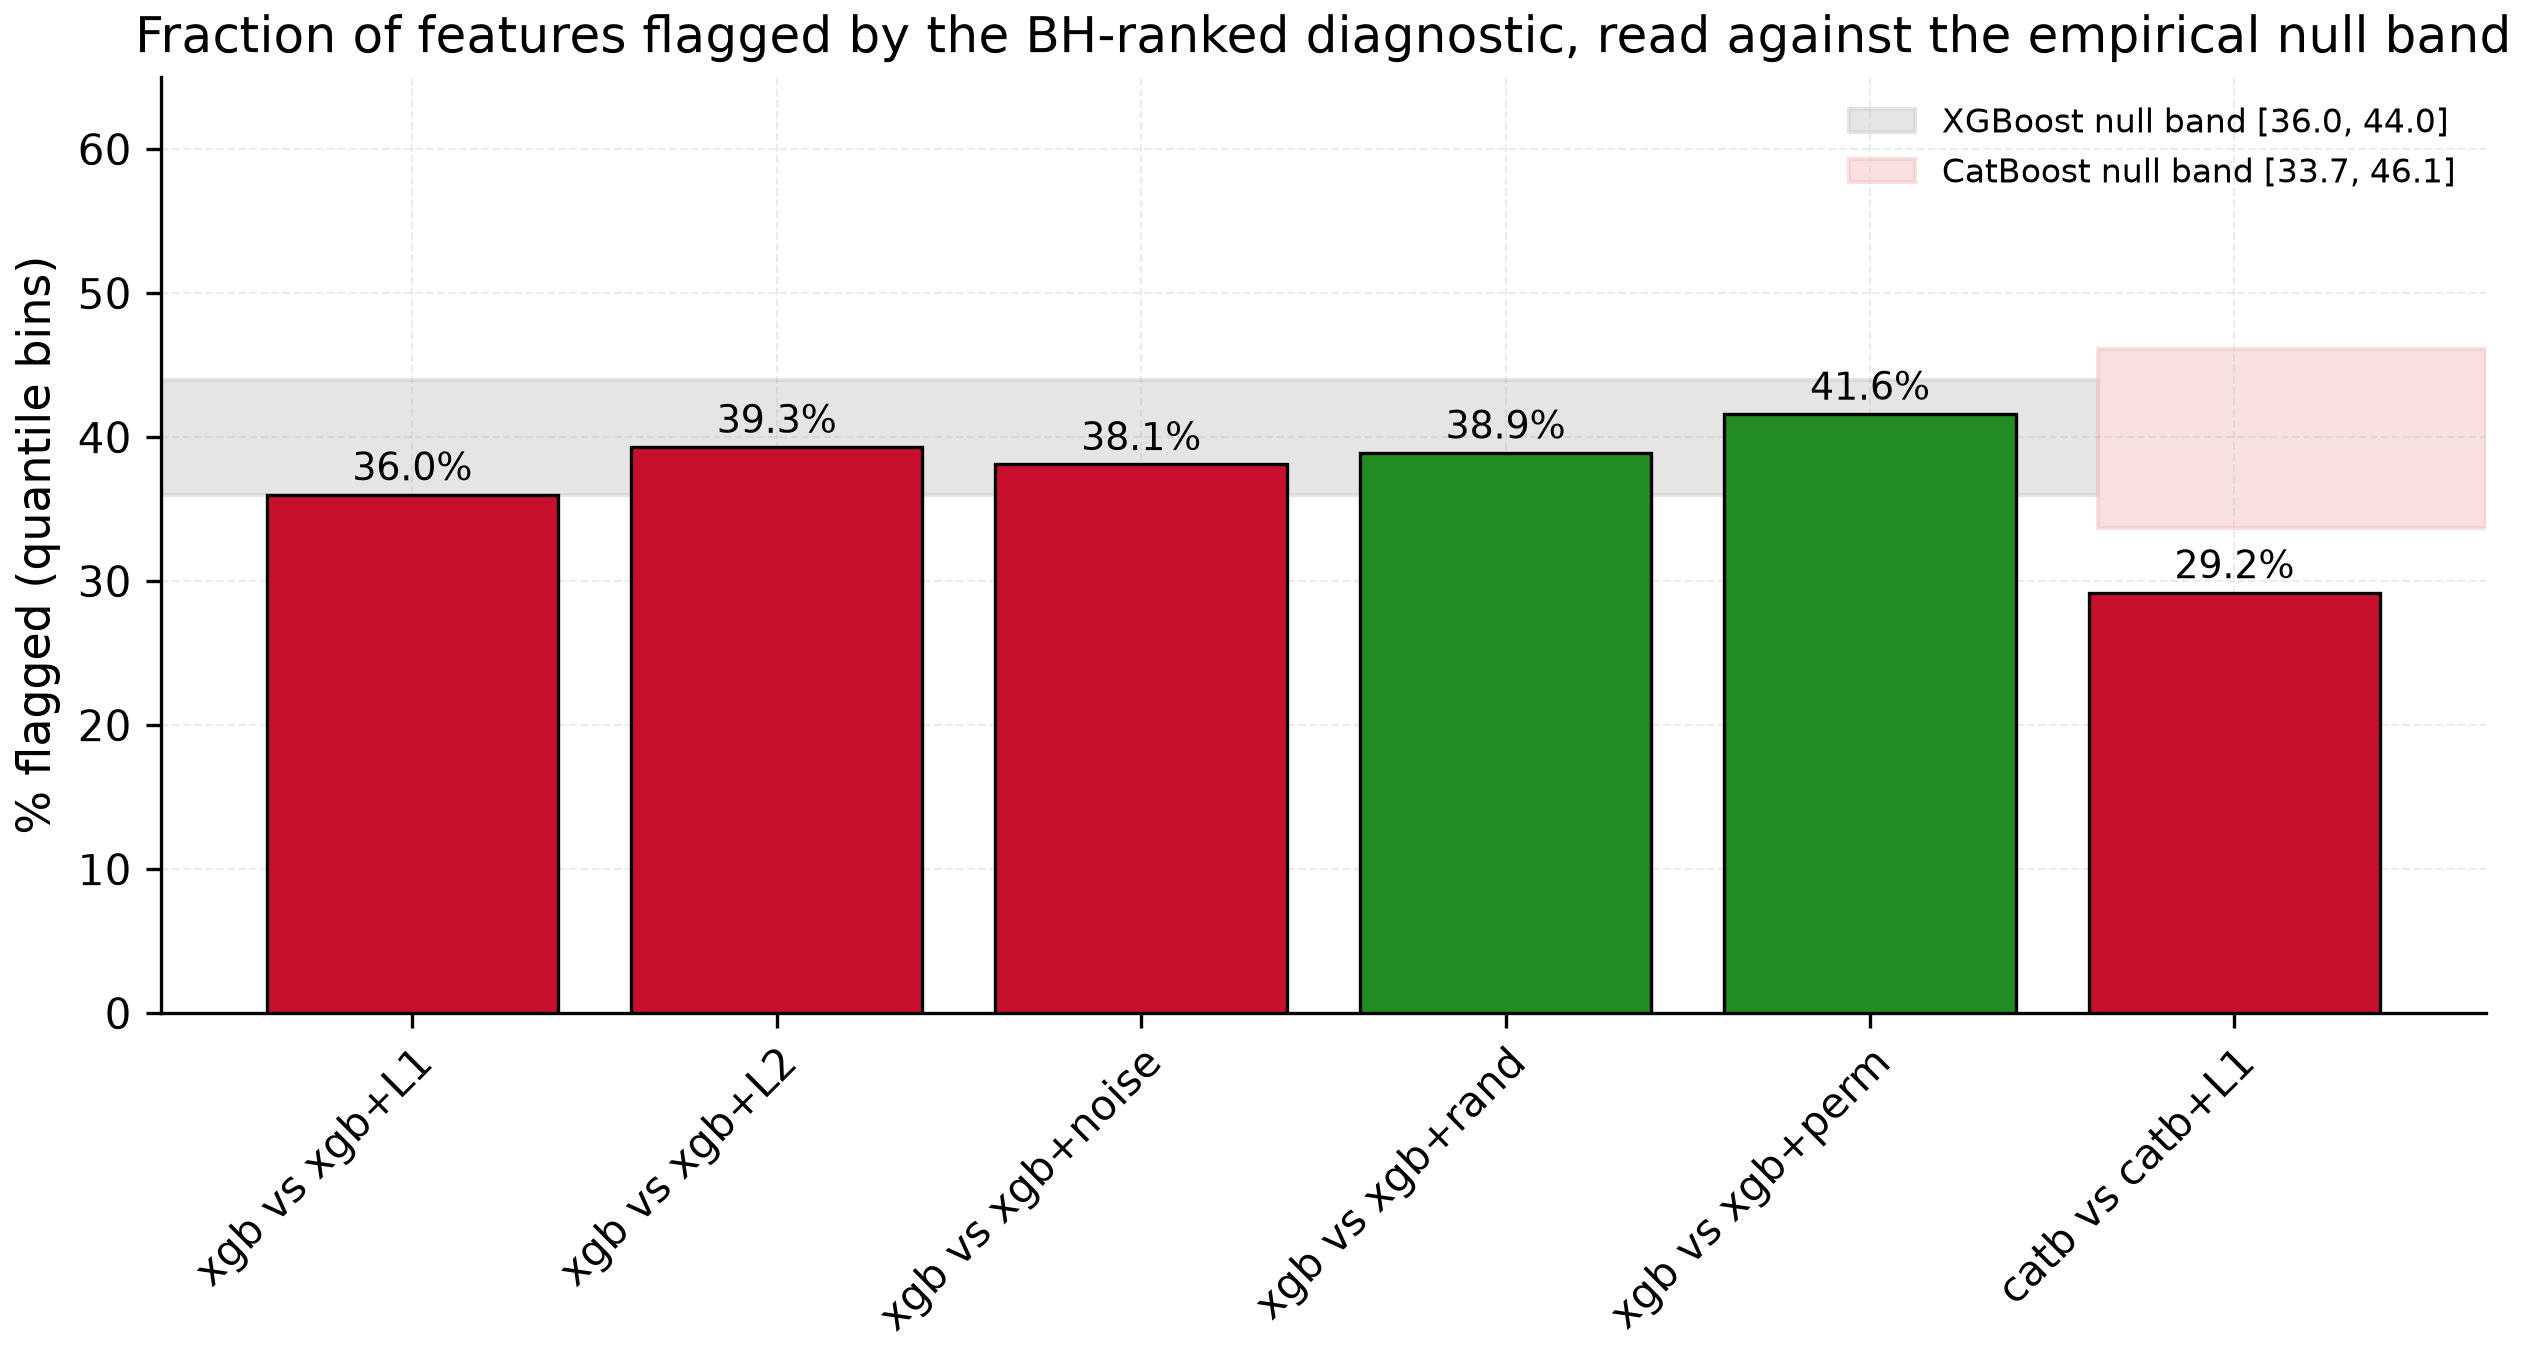

The Python source for this figure:
"""
Quantlet F3_frac_significant_by_config

BH-flagged fraction across the 6 canonical configurations (4 hybrids + 2 controls) under block-bootstrap.

Datafile(s): stability_xgb_tab_vs_xgb_sage_l1_block_time.parquet, stability_xgb_tab_vs_xgb_sage_l2_block_time.parquet, stability_xgb_tab_vs_xgb_noise_inj_block_time.parquet, stability_xgb_tab_vs_xgb_random_emb_block_time.parquet, stability_xgb_tab_vs_xgb_permuted_emb_block_time.parquet, stability_catb_tab_vs_catb_sage_l1_block_time.parquet
Output:      F3_frac_significant_by_config.pdf

Run from inside this folder:
    python F3_frac_significant_by_config.py
or open F3_frac_significant_by_config.ipynb in Jupyter.
"""
from pathlib import Path

PALETTE = {
    "main_blue": "#003DA5",
    "ida_red":   "#C8102E",
    "forest":    "#228B22",
    "crimson":   "#DC143C",
    "grey":      "#777777",
    "light":     "#CCCCCC",
}

def set_rcparams():
    import matplotlib as mpl
    mpl.rcParams.update({
        "font.family": "DejaVu Sans",
        "font.size": 11, "axes.labelsize": 11, "axes.titlesize": 12,
        "axes.spines.top": False, "axes.spines.right": False,
        "axes.grid": True, "grid.alpha": 0.25,
        "grid.linestyle": "--", "grid.linewidth": 0.5,
        "legend.frameon": False, "legend.fontsize": 10,
        "xtick.labelsize": 10, "ytick.labelsize": 10,
        "figure.dpi": 100, "savefig.dpi": 300,
        "savefig.bbox": "tight", "savefig.pad_inches": 0.05,
        "pdf.fonttype": 42, "ps.fonttype": 42,
    })

def save_fig(fig, name, out_dir):
    out_dir = Path(out_dir); out_dir.mkdir(parents=True, exist_ok=True)
    pdf = out_dir / f"{name}.pdf"; png = out_dir / f"{name}.png"
    fig.savefig(pdf, transparent=True); fig.savefig(png, transparent=True)
    return pdf, png

def legend_below(ax, y_offset=-0.18, ncol=None, fontsize=9):
    h, l = ax.get_legend_handles_labels()
    if not h: return
    if ncol is None: ncol = min(len(h), 4)
    ax.legend(h, l, loc="upper center", bbox_to_anchor=(0.5, y_offset),
              ncol=ncol, frameon=False, fontsize=fontsize)


import numpy as np
import pandas as pd
import matplotlib.pyplot as plt

set_rcparams()

# ---------------------------------------------------------------------------
# PRIMARY (quantile-bin) per-configuration flagged fractions.
#
# The original per-feature quantile SHAP/stability parquets that produced these
# fractions were lost in the 2026-06-22 disk crash (see STATUS.md); the shipped
# stability_*.parquet caches are the equal-width robustness spec / a partial
# reconstruction and do NOT reproduce the paper's primary-quantile Table 2/3
# fractions. This figure is therefore plotted from the published, table-backed
# quantile values in F3_published_quantile.csv (each cell cited to Table 2 or
# Table 3), so that Figure 3 matches Table 2 (tab:primary) and Table 3
# (tab:controls) exactly rather than the equal-width numbers previously shown.
# ---------------------------------------------------------------------------
df = pd.read_csv("F3_published_quantile.csv")
labels = df["label"].tolist()
vals = df["flagged_pct"].tolist()
# embedding hybrids (incl. the noise-injected perturbation of the real hybrid) in
# red; column-augmentation controls (random / permuted) in green.
color_for = {"hybrid": PALETTE["ida_red"], "hybrid_perturbation": PALETTE["ida_red"],
             "control": PALETTE["forest"]}
colors = [color_for[r] for r in df["role"]]

# Learner-specific IEEE-CIS pairwise null bands, read from the canonical
# results/tables/null_bands_all.csv. There is deliberately NO fallback: a silent
# default is how this figure came to print a superseded band ([35.8, 44.1]) after the
# table was re-anchored to the regenerated [36.0, 44.0]. The figure legend is outside
# the manuscript number audit's scope, so it must fail loudly here instead.
def _ieee_band(learner):
    f = Path(__file__).resolve().parents[3] / "results" / "tables" / "null_bands_all.csv"
    if not f.exists():
        raise SystemExit(f"missing {f}; run scripts/null_bands_assemble.py first")
    nb = pd.read_csv(f)
    row = nb[(nb["dataset"] == "IEEE-CIS") & (nb["learner"] == learner)
             & (nb["binning"] == "quantile")]
    if not len(row):
        raise SystemExit(f"no IEEE-CIS/{learner}/quantile row in {f.name}")
    return (round(float(row["lo"].iloc[0]) * 100, 1),
            round(float(row["hi"].iloc[0]) * 100, 1))

XGB_BAND = _ieee_band("XGBoost")
CATB_BAND = _ieee_band("CatBoost")

fig, ax = plt.subplots(figsize=(10, 5.2))
xs = np.arange(len(labels))
# shade the XGBoost null band across the five XGBoost bars (all but the last)
ax.axhspan(XGB_BAND[0], XGB_BAND[1], xmax=5/6, color=PALETTE["light"], alpha=0.5, zorder=0,
           label=f"XGBoost null band [{XGB_BAND[0]}, {XGB_BAND[1]}]")
ax.axhspan(CATB_BAND[0], CATB_BAND[1], xmin=5/6, color="#F4C2C2", alpha=0.5, zorder=0,
           label=f"CatBoost null band [{CATB_BAND[0]}, {CATB_BAND[1]}]")
bars = ax.bar(xs, vals, color=colors, edgecolor="black", linewidth=0.8, zorder=3)
for b, v in zip(bars, vals):
    ax.text(b.get_x() + b.get_width()/2, v + 1.0, f"{v:.1f}%",
            ha="center", fontsize=9, zorder=4)
ax.set_xticks(xs); ax.set_xticklabels(labels, rotation=45, ha="right",
                                      rotation_mode="anchor")
ax.set_ylabel("% flagged (quantile bins)")
ax.set_ylim(0, 65)
ax.set_title("Fraction of features flagged by the BH-ranked diagnostic, read against the empirical null band")
ax.legend(loc="upper right", fontsize=8, frameon=False)
fig.subplots_adjust(bottom=0.28)
pdf, png = save_fig(fig, "F3_frac_significant_by_config", ".")
plt.close(fig)
print("saved:", pdf, "values:", list(zip(labels, vals)))
